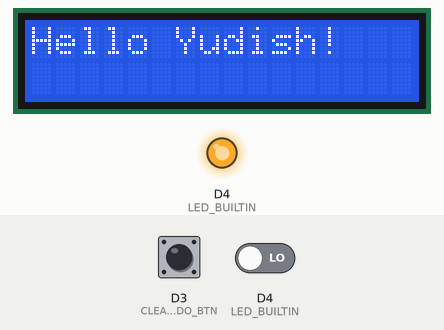
A sketch run on a simulated ESP8266 (NodeMCU). Shown: 16×2 character LCD, output pins drawn as LEDs (lit = HIGH, except the on-board LED, lit = LOW). The test bench sets the inputs (shaded band); at power-on: D4 (LED_BUILTIN) LOW, D3 (CLEAR_ODO_BTN) HIGH. Storage starts empty; what the sketch prints to the serial monitor is not drawn.

Above: at 1.2 s.
At 5.3 s:
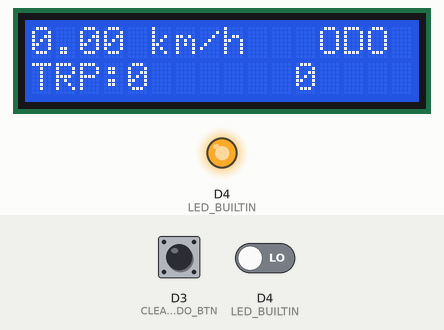
5.4 s: D4 (LED_BUILTIN) driven HIGH
At 7.2 s:
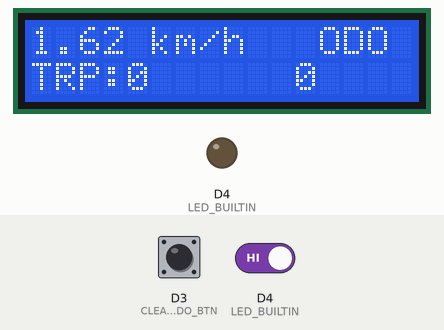
Timing chart, 0 to 8.7 s (numbered marks = the images above; inputs shaded):
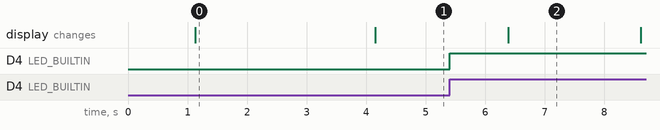

Measured:
- after the input at 5.4 s, D4 (LED_BUILTIN): LOW → HIGH at once; the display: changes after 0.99 s (image 2)
- what the display in image 0 shows lasts 3.1 s, from 1.1 s to 4.2 s

The sketch:

speedo.ino
```cpp
/*
  Arduino speedometer
  @Author Yudish Appadoo
  @Email  yud.me@icloud.com
  @Repo   github.com/yudlab

  LCD Connection:
  SCL - D1
  SDA - D2
  VCC - Vin - 5v
  GND - GND

  SD Connection:
  GND  - GND
  VCC  - 3.3v
  SCK  - D5
  MISO - D6
  MOSI - D7
  CS   - D8

*/
#include <SPI.h>
#include <SD.h>
#include <ArduinoJson.h>
#include <ESP8266WiFi.h>
#include <WiFiClient.h>
#include <ESP8266WebServer.h>
#include <LiquidCrystal_I2C.h>
#include <Wire.h>

int braudRate = 9600;
int debounceRate = 300; //in ms
float wheelCirc = 0.00193; // wheel circumference (in km)

uint8_t HALL_SENSOR = D4; // Pin where the hall sensor is connected to
uint8_t CLEAR_ODO_BTN =  D3; //Pin to reset odo
const char* configFile = "config.odo"; //file containing the configuration settings

LiquidCrystal_I2C lcd(0x27, 16, 2);

String speedoSDData;
DynamicJsonBuffer jsonBuffer;
File SDCon;
char buffer[200];
int ledState = LOW; // ledState used to set the LED
unsigned long previousMillis = 0; // will store last time LED was updated
const long blinkInterval = 700; // ms
bool updateSD = false;

float previousSpeed, start, currentSpeed, tLastRev, tLastRefresh, tLastReset;
int tElapsed;
unsigned long odo, trip;

void ICACHE_RAM_ATTR counter ();
void ICACHE_RAM_ATTR resetOdo ();

void setup ()
  {
    Serial.begin(braudRate);
    while (!Serial) {
      ; /* wait for serial port to connect. Needed for native USB port only
      *** You would want to comment this if on PROD */
    }
    Wire.begin(D2, D1);
    //toggle function counter when HALL Sensor closes
    attachInterrupt(digitalPinToInterrupt(HALL_SENSOR), counter, RISING);
    attachInterrupt(digitalPinToInterrupt(CLEAR_ODO_BTN), resetOdo, RISING);
    pinMode(LED_BUILTIN, OUTPUT);
    lcd.init();
    lcd.backlight();
    lcd.home();
    lcd.print('Initializing...');
    Serial.println();

    if(!getConfig()) {
      odo = 0;
      trip= 0;
      blink(1000);
      lcd.setCursor(0, 0);
      lcd.print("SD Card Error");
      delay(1000);
    } else {
      updateSD = true;
    }

    //start now (it will be reset by the interrupt after calculating revolution time)
    start = millis();

    // Print a transitory message to the LCD.
    lcd.home();
    lcd.print("Hello Yudish!");
    delay(3000); //just to allow you to read the initialization message
    previousSpeed = 0.01;
  }
void loop()
  {
    if(previousSpeed != currentSpeed) {
      previousSpeed = currentSpeed;
      lcd.clear();
      lcd.home();
      lcd.print(currentSpeed);
      lcd.setCursor(4, 0);
      lcd.print(" km/h   ODO");
      lcd.setCursor(0, 1);
      lcd.print("TRP:");
      lcd.setCursor(4, 1);
      lcd.print(trip);
      lcd.setCursor(11, 1);
      lcd.print(odo);
    }

    //set speed to zero if HALL Sensor open for more than 2s
    if ( millis() - tLastRev > 2000 ){
      currentSpeed = 0;
    }
    if ( updateSD && ( currentSpeed != previousSpeed && ( millis() - tLastRefresh ) > 15000 ) ) {
      updateDistanceSD();
      tLastRefresh = millis();
    }


    delay(1100);
  }
bool getConfig ()
  {
    Serial.println();
    Serial.println("Connecting to SD(getConfig):");
    if (!SD.begin(D8)) {
      Serial.println("SD Connection error(state D8)");
      return false;
    }
    Serial.println("SD Connected.");

    SDCon = SD.open(configFile);
    if (SDCon) {
      int i = 0;
      while (SDCon.available()) {
        char c=SDCon.read();
        if (c=='}'){
          speedoSDData.concat(c);
          JsonObject& root = jsonBuffer.parseObject(speedoSDData);
          if (!root.success()) {
            Serial.println("JSON INVALID/PARSE ERROR");
            Serial.println("Contents: ");
            Serial.println(speedoSDData);
            return false;
          }
          odo = root["odo"];
          trip = root["trip"];
          Serial.print("ODO: ");
          Serial.println(odo);
          Serial.print("TRIP: ");
          Serial.println(trip);
        }
        speedoSDData.concat(c);
      }
      SDCon.close();
      return true;
    }
    else {
      Serial.println("File Error: 1");
      return false;
    }
  }
bool updateDistanceSD ()
  {
    SD.remove(configFile);

    SDCon = SD.open(configFile, FILE_WRITE);
    if (SDCon) {
      DynamicJsonBuffer jsonBuffer;
      JsonObject& dist = jsonBuffer.createObject();
      if (!dist.success()) {
        Serial.println("ERROR CREATING JSON");
        return false;
      }

      dist["odo"] = odo;
      dist["trip"] = trip;
      dist.prettyPrintTo(buffer);
      SDCon.print(buffer);
      Serial.println("SD Updated: ");
      Serial.println(buffer);
      SDCon.close();
      return true;
    }
    else {
      Serial.println("File Error: 1");
      return false;
    }
  }
void counter ()
  { //Function called by the interrupt
    tLastRev = millis();
    if ( ( millis() - start ) > debounceRate )
    {
        tElapsed = millis() - start;
        start = millis();
        currentSpeed = ( 3600000 * wheelCirc ) / tElapsed;
    }

    odo = odo + wheelCirc;
    trip = trip + wheelCirc;

    blink(blinkInterval);
  }
void resetOdo ()
  {
    if(trip != 0 && millis() - tLastReset > 3000 ){
      trip = 0;
      updateDistanceSD();
      tLastReset = millis();
      lcd.clear();
      lcd.print("ODO RESET!");
    }
  }
int blink (int blinkInterval)
  {
    unsigned long currentMillis = millis();
    if (currentMillis - previousMillis >= blinkInterval) {
      // save the last time you blinked the LED
      previousMillis = currentMillis;

      // if the LED is off turn it on and vice-versa:
      if (ledState == LOW) {
        ledState = HIGH;
      } else {
        ledState = LOW;
      }

      // set the LED with the ledState of the variable:
      digitalWrite(LED_BUILTIN, ledState);
    }
  }
```
